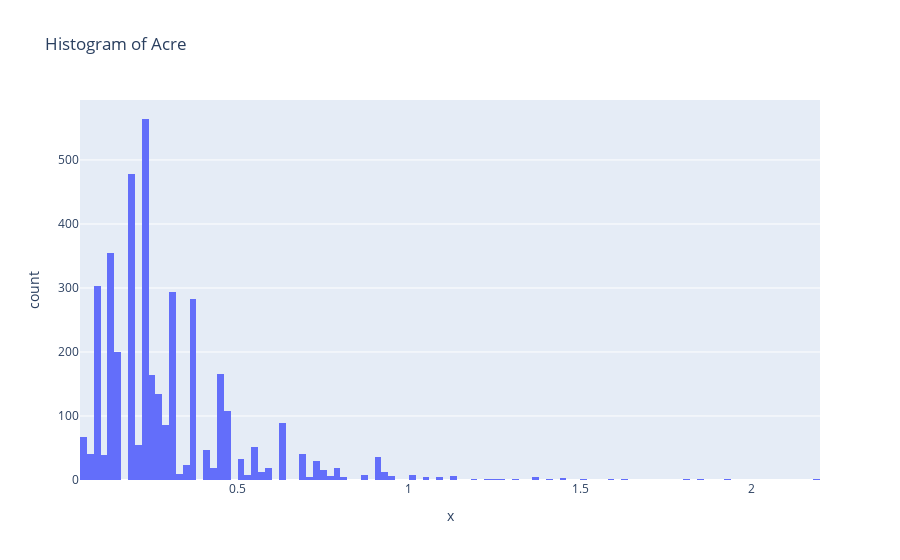

The code cell stored with this chart in its notebook:
### Code cell
px.histogram(x=Acre, title='Histogram of Acre')

### Figure 1 — Plotly figure (JSON) as saved in the notebook; plotly's stock layout.template omitted (floating-point values rounded to 4 significant figures; data arrays with more than 128 entries replaced by an {"elided": "..."} marker saying what was removed)
{"data": [{"alignmentgroup": "True", "bingroup": "x", "hovertemplate": "x=%{x}<br>count=%{y}<extra></extra>", "legendgroup": "", "marker": {"color": "#636efa", "pattern": {"shape": ""}}, "name": "", "offsetgroup": "", "orientation": "v", "showlegend": false, "type": "histogram", "x": {"elided": "3870 float values"}, "xaxis": "x", "yaxis": "y"}], "layout": {"barmode": "relative", "legend": {"tracegroupgap": 0}, "title": {"text": "Histogram of Acre"}, "xaxis": {"anchor": "y", "domain": [0, 1], "title": {"text": "x"}}, "yaxis": {"anchor": "x", "domain": [0, 1], "title": {"text": "count"}}}}
